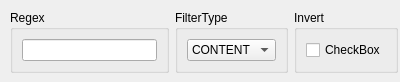
<?xml version="1.0" encoding="UTF-8"?>
<ui version="4.0">
 <class>RegexFilterWidget</class>
 <widget class="QWidget" name="RegexFilterWidget">
  <property name="geometry">
   <rect>
    <x>0</x>
    <y>0</y>
    <width>400</width>
    <height>82</height>
   </rect>
  </property>
  <property name="windowTitle">
   <string>Form</string>
  </property>
  <widget class="QWidget" name="">
   <property name="geometry">
    <rect>
     <x>10</x>
     <y>10</y>
     <width>388</width>
     <height>63</height>
    </rect>
   </property>
   <layout class="QHBoxLayout" name="horizontalLayout_3">
    <item>
     <widget class="QGroupBox" name="groupBox_Regex">
      <property name="title">
       <string>Regex</string>
      </property>
      <layout class="QHBoxLayout" name="horizontalLayout">
       <item>
        <widget class="QLineEdit" name="lineEdit_Regex"/>
       </item>
      </layout>
     </widget>
    </item>
    <item>
     <widget class="QGroupBox" name="groupBox_2">
      <property name="title">
       <string>FilterType</string>
      </property>
      <layout class="QHBoxLayout" name="horizontalLayout_2">
       <item>
        <widget class="QComboBox" name="comboBox_Type">
         <property name="sizePolicy">
          <sizepolicy hsizetype="Fixed" vsizetype="Fixed">
           <horstretch>0</horstretch>
           <verstretch>0</verstretch>
          </sizepolicy>
         </property>
         <item>
          <property name="text">
           <string>CONTENT</string>
          </property>
         </item>
         <item>
          <property name="text">
           <string>CLASS</string>
          </property>
         </item>
        </widget>
       </item>
      </layout>
     </widget>
    </item>
    <item>
     <widget class="QGroupBox" name="groupBox_3">
      <property name="title">
       <string>Invert</string>
      </property>
      <layout class="QVBoxLayout" name="verticalLayout">
       <item>
        <widget class="QCheckBox" name="checkBox_Invert">
         <property name="text">
          <string>CheckBox</string>
         </property>
        </widget>
       </item>
      </layout>
     </widget>
    </item>
   </layout>
  </widget>
 </widget>
 <resources/>
 <connections/>
</ui>
